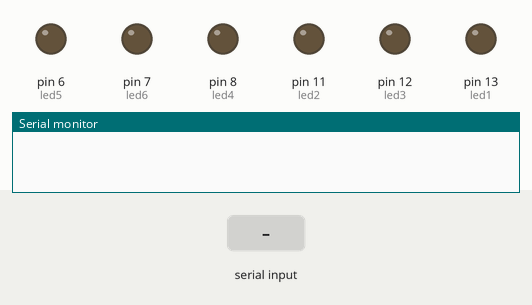
Simulated run of this sketch. Board: Arduino Uno, built with avr-gcc and run on an emulated ATmega328P. Shown: output pins drawn as LEDs (lit = HIGH), the last lines printed to the serial monitor. Inputs (shaded band) come from the test bench.

Above: at 1.2 s.
1.3 s: "1" received over the second serial link
At 2.2 s:
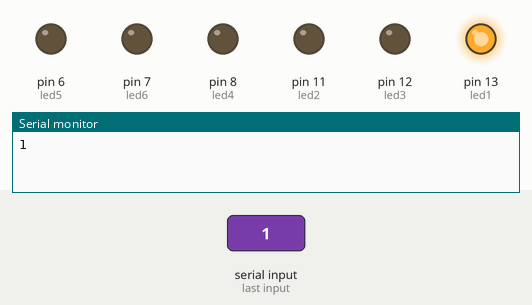
2.8 s: "3" received over the second serial link
At 3.4 s:
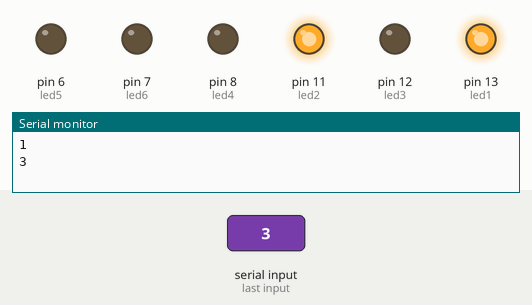
4.3 s: "2" received over the second serial link
At 5.5 s:
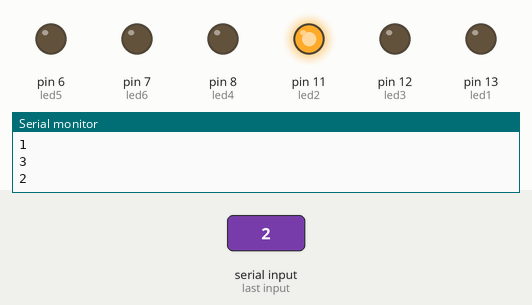
5.8 s: "5" received over the second serial link
At 6.9 s:
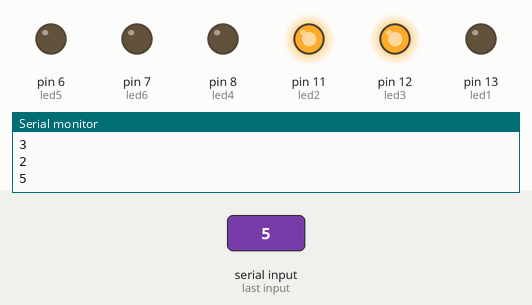
7.3 s: "4" received over the second serial link
At 8.0 s:
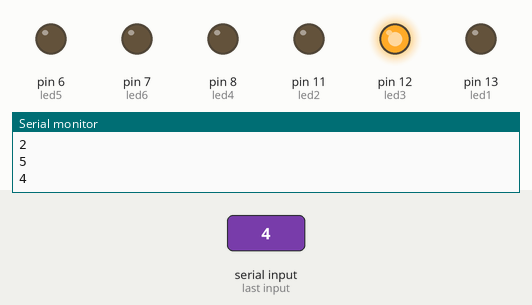
8.8 s: "7" received over the second serial link
At 9.2 s:
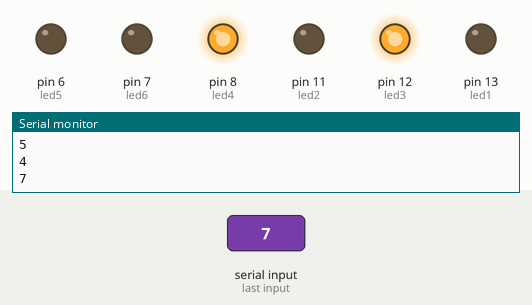
Timing chart, 0 to 11.3 s (numbered marks = the images above; inputs shaded):
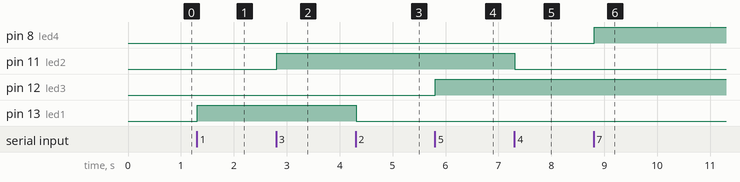

Measured:
- after the input at 1.3 s, pin 13 (led1): LOW → HIGH at once
- after the input at 2.8 s, pin 11 (led2): LOW → HIGH at once
- after the input at 4.3 s, pin 13 (led1): HIGH → LOW at once
- after the input at 5.8 s, pin 12 (led3): LOW → HIGH at once
- after the input at 7.3 s, pin 11 (led2): HIGH → LOW at once
- after the input at 8.8 s, pin 8 (led4): LOW → HIGH at once

The sketch:

bt_data_save.ino
```cpp
#include<SoftwareSerial.h>;
SoftwareSerial BT(9,10);//TX,RX
String readdata;
int led1=13;
int led2=11;
int led3=12;
int led4=8;
int led5=6;
int led6=7;


void setup(){
      BT.begin(9600);
  Serial.begin(9600);

  pinMode(led1,OUTPUT);
  pinMode(led2,OUTPUT);
  pinMode(led3,OUTPUT);
  pinMode(led4,OUTPUT);
  pinMode(led5,OUTPUT);
  pinMode(led6,OUTPUT);

  digitalWrite(led1,LOW);
  digitalWrite(led2,LOW);
  digitalWrite(led3,LOW);
  digitalWrite(led4,LOW);
  digitalWrite(led5,LOW);
  digitalWrite(led6,LOW);


}
void loop(){
  while(BT.available()){
    delay(10);
    char c=BT.read();
    readdata +=c;
  }

    if(readdata.length()>0)
    {
      Serial.println(readdata);
 //////////////////////////////////////////////////
  if(readdata=="1"){
  digitalWrite(led1,HIGH);

  }
    if(readdata=="2"){
  digitalWrite(led1,LOW);

  }
    if(readdata=="3"){
  digitalWrite(led2,HIGH);
  }
    if(readdata=="4"){
  digitalWrite(led2,LOW);

  }
    if(readdata=="5"){
  digitalWrite(led3,HIGH);

  }
    if(readdata=="6"){
  digitalWrite(led3,LOW);

  }
    if(readdata=="7"){
  digitalWrite(led4,HIGH);

  }
    if(readdata=="8"){
  digitalWrite(led4,LOW);

  }
    if(readdata=="9"){
  digitalWrite(led5,HIGH);

  }
    if(readdata=="10"){
  digitalWrite(led5,LOW);

  }
    if(readdata=="11"){
  digitalWrite(led6,HIGH);

  }
    if(readdata=="12"){
  digitalWrite(led6,LOW);

  }

///////////////////////////////////////////////////
  readdata="";
}
}
```
